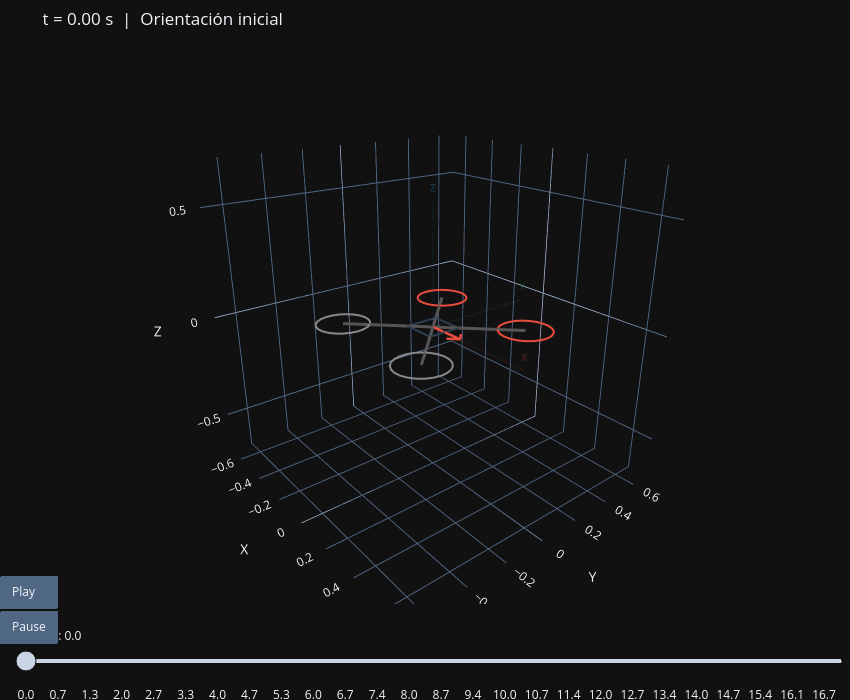

Source (notebook cell):
### Markdown cell above
## 6. Animación Plotly 3D

### Code cell
import plotly.graph_objects as go


def drone_traces_at(q, show_legend=False):
    """Genera las trazas Plotly del dron rotado según q."""
    R = quat_to_rotation_matrix(q)
    traces = []

    for part in DRONE_PARTS:
        pts = (R @ part['points'].T).T
        traces.append(go.Scatter3d(
            x=pts[:, 0], y=pts[:, 1], z=pts[:, 2],
            mode='lines',
            line=dict(color=part['color'], width=part['lw'] * 2),
            showlegend=False
        ))

    # Ejes del world frame (referencia)
    for vec, c, name in [([1,0,0], '#e74c3c', 'X'),
                          ([0,1,0], '#27ae60', 'Y'),
                          ([0,0,1], '#2980b9', 'Z')]:
        v = np.array(vec) * 0.55
        traces.append(go.Scatter3d(
            x=[0, v[0]], y=[0, v[1]], z=[0, v[2]],
            mode='lines+text',
            line=dict(color=c, width=2, dash='dash'),
            text=['', name], textposition='top center',
            textfont=dict(color=c, size=10),
            opacity=0.35,
            showlegend=False
        ))

    return traces


# Submuestrear para la animación
n_frames = 150
step = max(1, len(Q) // n_frames)
idx = np.arange(0, len(Q), step)

# Frame inicial
initial_traces = drone_traces_at(Q[idx[0]])
n_traces = len(initial_traces)

# Construir frames
frames = []
for i in idx:
    roll_i, pitch_i, yaw_i = quat_to_euler(Q[i])
    traces_i = drone_traces_at(Q[i])
    frames.append(go.Frame(
        data=traces_i,
        name=f'{t[i]:.2f}s',
        layout=go.Layout(
            title=f't = {t[i]:.2f} s  |  Roll: {roll_i:.1f}°  Pitch: {pitch_i:.1f}°  Yaw: {yaw_i:.1f}°'
        )
    ))

fig = go.Figure(data=initial_traces, frames=frames)

fig.update_layout(
    title=f't = {t[idx[0]]:.2f} s  |  Orientación inicial',
    scene=dict(
        xaxis=dict(range=[-0.7, 0.7], title='X'),
        yaxis=dict(range=[-0.7, 0.7], title='Y'),
        zaxis=dict(range=[-0.7, 0.7], title='Z'),
        aspectmode='cube',
        camera=dict(eye=dict(x=1.5, y=-1.2, z=0.8))
    ),
    sliders=[dict(
        active=0,
        currentvalue=dict(prefix='Tiempo: '),
        steps=[dict(
            args=[[f'{t[i]:.2f}s'],
                  dict(frame=dict(duration=0, redraw=True), mode='immediate')],
            label=f'{t[i]:.1f}',
            method='animate'
        ) for i in idx]
    )],
    updatemenus=[dict(
        type='buttons', showactive=False, x=0.05, y=0.05,
        buttons=[
            dict(label='Play', method='animate',
                 args=[None, dict(frame=dict(duration=60, redraw=True),
                                  fromcurrent=True)]),
            dict(label='Pause', method='animate',
                 args=[[None], dict(frame=dict(duration=0, redraw=True),
                                    mode='immediate')])
        ]
    )],
    width=850, height=700,
    margin=dict(l=0, r=0, t=50, b=0)
)

fig.show()

### Figure 1 — Plotly figure (JSON) as saved in the notebook; plotly's stock layout.template omitted (floating-point values rounded to 4 significant figures)
{"data": [{"line": {"color": "#555555", "width": 6}, "mode": "lines", "showlegend": false, "x": [0.0, 0.2829], "y": [0.0, 0.2828], "z": [0.0, 0.001928], "type": "scatter3d"}, {"line": {"color": "#555555", "width": 6}, "mode": "lines", "showlegend": false, "x": [0.0, -0.2827], "y": [0.0, 0.2828], "z": [0.0, -0.008677], "type": "scatter3d"}, {"line": {"color": "#555555", "width": 6}, "mode": "lines", "showlegend": false, "x": [0.0, -0.2829], "y": [0.0, -0.2828], "z": [0.0, -0.001928], "type": "scatter3d"}, {"line": {"color": "#555555", "width": 6}, "mode": "lines", "showlegend": false, "x": [0.0, 0.2827], "y": [0.0, -0.2828], "z": [0.0, 0.008677], "type": "scatter3d"}, {"line": {"color": "#e74c3c", "width": 4}, "mode": "lines", "showlegend": false, "x": [0.4028, 0.3984, 0.3854, 0.3648, 0.3381, 0.3073, 0.2747, 0.2427, 0.2137, 0.1898, 0.1728, 0.164, 0.164, 0.1728, 0.1898, 0.2136, 0.2427, 0.2746, 0.3072, 0.338, 0.3647, 0.3854, 0.3984, 0.4028], "y": [0.2828, 0.3152, 0.3452, 0.3705, 0.3894, 0.4003, 0.4025, 0.3959, 0.3809, 0.3585, 0.3306, 0.2992, 0.2665, 0.235, 0.2071, 0.1848, 0.1698, 0.1631, 0.1653, 0.1763, 0.1951, 0.2205, 0.2504, 0.2828], "z": [0.004178, 0.003708, 0.003107, 0.002418, 0.001692, 0.0009843, 0.0003464, -0.0001741, -0.0005388, -0.0007204, -0.0007056, -0.0004955, -0.0001056, 0.0004352, 0.001087, 0.001801, 0.002524, 0.003203, 0.003788, 0.004235, 0.00451, 0.004594, 0.004481, 0.004178], "type": "scatter3d"}, {"line": {"color": "#e74c3c", "width": 4}, "mode": "lines", "showlegend": false, "x": [-0.1628, -0.1672, -0.1802, -0.2008, -0.2275, -0.2583, -0.2909, -0.3229, -0.3519, -0.3758, -0.3928, -0.4016, -0.4016, -0.3928, -0.3758, -0.3519, -0.3229, -0.2909, -0.2583, -0.2276, -0.2009, -0.1802, -0.1672, -0.1628], "y": [0.2828, 0.3152, 0.3452, 0.3705, 0.3894, 0.4003, 0.4025, 0.3959, 0.3809, 0.3585, 0.3306, 0.2992, 0.2665, 0.235, 0.2071, 0.1848, 0.1698, 0.1631, 0.1653, 0.1763, 0.1951, 0.2205, 0.2504, 0.2828], "z": [-0.006428, -0.006897, -0.007499, -0.008188, -0.008914, -0.009621, -0.01026, -0.01078, -0.01114, -0.01133, -0.01131, -0.0111, -0.01071, -0.01017, -0.009519, -0.008805, -0.008082, -0.007403, -0.006818, -0.006371, -0.006095, -0.006011, -0.006125, -0.006428], "type": "scatter3d"}, {"line": {"color": "#888888", "width": 4}, "mode": "lines", "showlegend": false, "x": [-0.1629, -0.1673, -0.1803, -0.2009, -0.2276, -0.2584, -0.291, -0.323, -0.352, -0.3759, -0.3929, -0.4017, -0.4017, -0.3929, -0.3759, -0.3521, -0.3231, -0.2911, -0.2585, -0.2277, -0.201, -0.1804, -0.1673, -0.1629], "y": [-0.2828, -0.2504, -0.2205, -0.1951, -0.1763, -0.1653, -0.1631, -0.1698, -0.1848, -0.2071, -0.235, -0.2665, -0.2992, -0.3306, -0.3585, -0.3809, -0.3959, -0.4025, -0.4003, -0.3894, -0.3705, -0.3452, -0.3152, -0.2828], "z": [0.0003215, -0.0001482, -0.0007499, -0.001439, -0.002164, -0.002872, -0.00351, -0.004031, -0.004395, -0.004577, -0.004562, -0.004352, -0.003962, -0.003421, -0.00277, -0.002056, -0.001333, -0.0006535, -6.883e-05, 0.0003779, 0.0006536, 0.0007379, 0.0006243, 0.0003215], "type": "scatter3d"}, {"line": {"color": "#888888", "width": 4}, "mode": "lines", "showlegend": false, "x": [0.4027, 0.3983, 0.3853, 0.3646, 0.338, 0.3072, 0.2746, 0.2426, 0.2136, 0.1897, 0.1727, 0.1639, 0.1639, 0.1727, 0.1896, 0.2135, 0.2425, 0.2745, 0.3071, 0.3379, 0.3646, 0.3852, 0.3983, 0.4027], "y": [-0.2828, -0.2504, -0.2205, -0.1951, -0.1763, -0.1653, -0.1631, -0.1698, -0.1848, -0.2071, -0.235, -0.2665, -0.2992, -0.3306, -0.3585, -0.3809, -0.3959, -0.4025, -0.4003, -0.3894, -0.3705, -0.3452, -0.3152, -0.2828], "z": [0.01093, 0.01046, 0.009856, 0.009167, 0.008441, 0.007733, 0.007096, 0.006575, 0.00621, 0.006029, 0.006043, 0.006254, 0.006644, 0.007184, 0.007836, 0.00855, 0.009273, 0.009952, 0.01054, 0.01098, 0.01126, 0.01134, 0.01123, 0.01093], "type": "scatter3d"}, {"line": {"color": "#e74c3c", "width": 5.0}, "mode": "lines", "showlegend": false, "x": [0.0, 0.18, 0.14, 0.18, 0.14], "y": [0.0, -2.439e-21, 0.04, -2.439e-21, -0.04], "z": [0.0, 0.003375, 0.002148, 0.003375, 0.003102], "type": "scatter3d"}, {"line": {"color": "#2c3e50", "width": 4}, "mode": "lines", "showlegend": false, "x": [-0.08, 0.07997, 0.08, -0.07997, -0.08], "y": [-0.07999, -0.07999, 0.07999, 0.07999, -0.07999], "z": [-0.0005454, 0.002454, 0.0005454, -0.002454, -0.0005454], "type": "scatter3d"}, {"line": {"color": "#e74c3c", "dash": "dash", "width": 2}, "mode": "lines+text", "opacity": 0.35, "showlegend": false, "text": ["", "X"], "textfont": {"color": "#e74c3c", "size": 10}, "textposition": "top center", "x": [0, 0.55], "y": [0, 0.0], "z": [0, 0.0], "type": "scatter3d"}, {"line": {"color": "#27ae60", "dash": "dash", "width": 2}, "mode": "lines+text", "opacity": 0.35, "showlegend": false, "text": ["", "Y"], "textfont": {"color": "#27ae60", "size": 10}, "textposition": "top center", "x": [0, 0.0], "y": [0, 0.55], "z": [0, 0.0], "type": "scatter3d"}, {"line": {"color": "#2980b9", "dash": "dash", "width": 2}, "mode": "lines+text", "opacity": 0.35, "showlegend": false, "text": ["", "Z"], "textfont": {"color": "#2980b9", "size": 10}, "textposition": "top center", "x": [0, 0.0], "y": [0, 0.0], "z": [0, 0.55], "type": "scatter3d"}], "layout": {"scene": {"xaxis": {"range": [-0.7, 0.7], "title": {"text": "X"}}, "yaxis": {"range": [-0.7, 0.7], "title": {"text": "Y"}}, "zaxis": {"range": [-0.7, 0.7], "title": {"text": "Z"}}, "camera": {"eye": {"x": 1.5, "y": -1.2, "z": 0.8}}, "aspectmode": "cube"}, "margin": {"l": 0, "r": 0, "t": 50, "b": 0}, "title": {"text": "t = 0.00 s  |  Orientación inicial"}, "sliders": [{"active": 0, "currentvalue": {"prefix": "Tiempo: "}, "steps": [{"args": [["0.00s"], {"frame": {"duration": 0, "redraw": true}, "mode": "immediate"}], "label": "0.0", "method": "animate"}, {"args": [["0.11s"], {"frame": {"duration": 0, "redraw": true}, "mode": "immediate"}], "label": "0.1", "method": "animate"}, {"args": [["0.21s"], {"frame": {"duration": 0, "redraw": true}, "mode": "immediate"}], "label": "0.2", "method": "animate"}, {"args": [["0.33s"], {"frame": {"duration": 0, "redraw": true}, "mode": "immediate"}], "label": "0.3", "method": "animate"}, {"args": [["0.43s"], {"frame": {"duration": 0, "redraw": true}, "mode": "immediate"}], "label": "0.4", "method": "animate"}, {"args": [["0.55s"], {"frame": {"duration": 0, "redraw": true}, "mode": "immediate"}], "label": "0.5", "method": "animate"}, {"args": [["0.67s"], {"frame": {"duration": 0, "redraw": true}, "mode": "immediate"}], "label": "0.7", "method": "animate"}, {"args": [["0.78s"], {"frame": {"duration": 0, "redraw": true}, "mode": "immediate"}], "label": "0.8", "method": "animate"}, {"args": [["0.89s"], {"frame": {"duration": 0, "redraw": true}, "mode": "immediate"}], "label": "0.9", "method": "animate"}, {"args": [["1.00s"], {"frame": {"duration": 0, "redraw": true}, "mode": "immediate"}], "label": "1.0", "method": "animate"}, {"args": [["1.11s"], {"frame": {"duration": 0, "redraw": true}, "mode": "immediate"}], "label": "1.1", "method": "animate"}, {"args": [["1.22s"], {"frame": {"duration": 0, "redraw": true}, "mode": "immediate"}], "label": "1.2", "method": "animate"}, {"args": [["1.33s"], {"frame": {"duration": 0, "redraw": true}, "mode": "immediate"}], "label": "1.3", "method": "animate"}, {"args": [["1.45s"], {"frame": {"duration": 0, "redraw": true}, "mode": "immediate"}], "label": "1.4", "method": "animate"}, {"args": [["1.56s"], {"frame": {"duration": 0, "redraw": true}, "mode": "immediate"}], "label": "1.6", "method": "animate"}, {"args": [["1.67s"], {"frame": {"duration": 0, "redraw": true}, "mode": "immediate"}], "label": "1.7", "method": "animate"}, {"args": [["1.77s"], {"frame": {"duration": 0, "redraw": true}, "mode": "immediate"}], "label": "1.8", "method": "animate"}, {"args": [["1.89s"], {"frame": {"duration": 0, "redraw": true}, "mode": "immediate"}], "label": "1.9", "method": "animate"}, {"args": [["2.01s"], {"frame": {"duration": 0, "redraw": true}, "mode": "immediate"}], "label": "2.0", "method": "animate"}, {"args": [["2.12s"], {"frame": {"duration": 0, "redraw": true}, "mode": "immediate"}], "label": "2.1", "method": "animate"}, {"args": [["2.23s"], {"frame": {"duration": 0, "redraw": true}, "mode": "immediate"}], "label": "2.2", "method": "animate"}, {"args": [["2.34s"], {"frame": {"duration": 0, "redraw": true}, "mode": "immediate"}], "label": "2.3", "method": "animate"}, {"args": [["2.45s"], {"frame": {"duration": 0, "redraw": true}, "mode": "immediate"}], "label": "2.4", "method": "animate"}, {"args": [["2.56s"], {"frame": {"duration": 0, "redraw": true}, "mode": "immediate"}], "label": "2.6", "method": "animate"}, {"args": [["2.67s"], {"frame": {"duration": 0, "redraw": true}, "mode": "immediate"}], "label": "2.7", "method": "animate"}, {"args": [["2.79s"], {"frame": {"duration": 0, "redraw": true}, "mode": "immediate"}], "label": "2.8", "method": "animate"}, {"args": [["2.90s"], {"frame": {"duration": 0, "redraw": true}, "mode": "immediate"}], "label": "2.9", "method": "animate"}, {"args": [["3.00s"], {"frame": {"duration": 0, "redraw": true}, "mode": "immediate"}], "label": "3.0", "method": "animate"}, {"args": [["3.12s"], {"frame": {"duration": 0, "redraw": true}, "mode": "immediate"}], "label": "3.1", "method": "animate"}, {"args": [["3.23s"], {"frame": {"duration": 0, "redraw": true}, "mode": "immediate"}], "label": "3.2", "method": "animate"}, {"args": [["3.34s"], {"frame": {"duration": 0, "redraw": true}, "mode": "immediate"}], "label": "3.3", "method": "animate"}, {"args": [["3.46s"], {"frame": {"duration": 0, "redraw": true}, "mode": "immediate"}], "label": "3.5", "method": "animate"}, {"args": [["3.56s"], {"frame": {"duration": 0, "redraw": true}, "mode": "immediate"}], "label": "3.6", "method": "animate"}, {"args": [["3.68s"], {"frame": {"duration": 0, "redraw": true}, "mode": "immediate"}], "label": "3.7", "method": "animate"}, {"args": [["3.79s"], {"frame": {"duration": 0, "redraw": true}, "mode": "immediate"}], "label": "3.8", "method": "animate"}, {"args": [["3.90s"], {"frame": {"duration": 0, "redraw": true}, "mode": "immediate"}], "label": "3.9", "method": "animate"}, {"args": [["4.00s"], {"frame": {"duration": 0, "redraw": true}, "mode": "immediate"}], "label": "4.0", "method": "animate"}, {"args": [["4.13s"], {"frame": {"duration": 0, "redraw": true}, "mode": "immediate"}], "label": "4.1", "method": "animate"}, {"args": [["4.24s"], {"frame": {"duration": 0, "redraw": true}, "mode": "immediate"}], "label": "4.2", "method": "animate"}, {"args": [["4.34s"], {"frame": {"duration": 0, "redraw": true}, "mode": "immediate"}], "label": "4.3", "method": "animate"}, {"args": [["4.46s"], {"frame": {"duration": 0, "redraw": true}, "mode": "immediate"}], "label": "4.5", "method": "animate"}, {"args": [["4.57s"], {"frame": {"duration": 0, "redraw": true}, "mode": "immediate"}], "label": "4.6", "method": "animate"}, {"args": [["4.68s"], {"frame": {"duration": 0, "redraw": true}, "mode": "immediate"}], "label": "4.7", "method": "animate"}, {"args": [["4.80s"], {"frame": {"duration": 0, "redraw": true}, "mode": "immediate"}], "label": "4.8", "method": "animate"}, {"args": [["4.91s"], {"frame": {"duration": 0, "redraw": true}, "mode": "immediate"}], "label": "4.9", "method": "animate"}, {"args": [["5.02s"], {"frame": {"duration": 0, "redraw": true}, "mode": "immediate"}], "label": "5.0", "method": "animate"}, {"args": [["5.12s"], {"frame": {"duration": 0, "redraw": true}, "mode": "immediate"}], "label": "5.1", "method": "animate"}, {"args": [["5.24s"], {"frame": {"duration": 0, "redraw": true}, "mode": "immediate"}], "label": "5.2", "method": "animate"}, {"args": [["5.34s"], {"frame": {"duration": 0, "redraw": true}, "mode": "immediate"}], "label": "5.3", "method": "animate"}, {"args": [["5.46s"], {"frame": {"duration": 0, "redraw": true}, "mode": "immediate"}], "label": "5.5", "method": "animate"}, {"args": [["5.58s"], {"frame": {"duration": 0, "redraw": true}, "mode": "immediate"}], "label": "5.6", "method": "animate"}, {"args": [["5.68s"], {"frame": {"duration": 0, "redraw": true}, "mode": "immediate"}], "label": "5.7", "method": "animate"}, {"args": [["5.79s"], {"frame": {"duration": 0, "redraw": true}, "mode": "immediate"}], "label": "5.8", "method": "animate"}, {"args": [["5.91s"], {"frame": {"duration": 0, "redraw": true}, "mode": "immediate"}], "label": "5.9", "method": "animate"}, {"args": [["6.02s"], {"frame": {"duration": 0, "redraw": true}, "mode": "immediate"}], "label": "6.0", "method": "animate"}, {"args": [["6.12s"], {"frame": {"duration": 0, "redraw": true}, "mode": "immediate"}], "label": "6.1", "method": "animate"}, {"args": [["6.25s"], {"frame": {"duration": 0, "redraw": true}, "mode": "immediate"}], "label": "6.2", "method": "animate"}, {"args": [["6.36s"], {"frame": {"duration": 0, "redraw": true}, "mode": "immediate"}], "label": "6.4", "method": "animate"}, {"args": [["6.47s"], {"frame": {"duration": 0, "redraw": true}, "mode": "immediate"}], "label": "6.5", "method": "animate"}, {"args": [["6.58s"], {"frame": {"duration": 0, "redraw": true}, "mode": "immediate"}], "label": "6.6", "method": "animate"}, {"args": [["6.68s"], {"frame": {"duration": 0, "redraw": true}, "mode": "immediate"}], "label": "6.7", "method": "animate"}, {"args": [["6.79s"], {"frame": {"duration": 0, "redraw": true}, "mode": "immediate"}], "label": "6.8", "method": "animate"}, {"args": [["6.92s"], {"frame": {"duration": 0, "redraw": true}, "mode": "immediate"}], "label": "6.9", "method": "animate"}, {"args": [["7.03s"], {"frame": {"duration": 0, "redraw": true}, "mode": "immediate"}], "label": "7.0", "method": "animate"}, {"args": [["7.13s"], {"frame": {"duration": 0, "redraw": true}, "mode": "immediate"}], "label": "7.1", "method": "animate"}, {"args": [["7.25s"], {"frame": {"duration": 0, "redraw": true}, "mode": "immediate"}], "label": "7.2", "method": "animate"}, {"args": [["7.36s"], {"frame": {"duration": 0, "redraw": true}, "mode": "immediate"}], "label": "7.4", "method": "animate"}, {"args": [["7.46s"], {"frame": {"duration": 0, "redraw": true}, "mode": "immediate"}], "label": "7.5", "method": "animate"}, {"args": [["7.58s"], {"frame": {"duration": 0, "redraw": true}, "mode": "immediate"}], "label": "7.6", "method": "animate"}, {"args": [["7.68s"], {"frame": {"duration": 0, "redraw": true}, "mode": "immediate"}], "label": "7.7", "method": "animate"}, {"args": [["7.80s"], {"frame": {"duration": 0, "redraw": true}, "mode": "immediate"}], "label": "7.8", "method": "animate"}, {"args": [["7.92s"], {"frame": {"duration": 0, "redraw": true}, "mode": "immediate"}], "label": "7.9", "method": "animate"}, {"args": [["8.03s"], {"frame": {"duration": 0, "redraw": true}, "mode": "immediate"}], "label": "8.0", "method": "animate"}, {"args": [["8.13s"], {"frame": {"duration": 0, "redraw": true}, "mode": "immediate"}], "label": "8.1", "method": "animate"}, {"args": [["8.25s"], {"frame": {"duration": 0, "redraw": true}, "mode": "immediate"}], "label": "8.2", "method": "animate"}, {"args": [["8.36s"], {"frame": {"duration": 0, "redraw": true}, "mode": "immediate"}], "label": "8.4", "method": "animate"}, {"args": [["8.46s"], {"frame": {"duration": 0, "redraw": true}, "mode": "immediate"}], "label": "8.5", "method": "animate"}, {"args": [["8.59s"], {"frame": {"duration": 0, "redraw": true}, "mode": "immediate"}], "label": "8.6", "method": "animate"}, {"args": [["8.70s"], {"frame": {"duration": 0, "redraw": true}, "mode": "immediate"}], "label": "8.7", "method": "animate"}, {"args": [["8.81s"], {"frame": {"duration": 0, "redraw": true}, "mode": "immediate"}], "label": "8.8", "method": "animate"}, {"args": [["8.91s"], {"frame": {"duration": 0, "redraw": true}, "mode": "immediate"}], "label": "8.9", "method": "animate"}, {"args": [["9.03s"], {"frame": {"duration": 0, "redraw": true}, "mode": "immediate"}], "label": "9.0", "method": "animate"}, {"args": [["9.14s"], {"frame": {"duration": 0, "redraw": true}, "mode": "immediate"}], "label": "9.1", "method": "animate"}, {"args": [["9.26s"], {"frame": {"duration": 0, "redraw": true}, "mode": "immediate"}], "label": "9.3", "method": "animate"}, {"args": [["9.37s"], {"frame": {"duration": 0, "redraw": true}, "mode": "immediate"}], "label": "9.4", "method": "animate"}, {"args": [["9.47s"], {"frame": {"duration": 0, "redraw": true}, "mode": "immediate"}], "label": "9.5", "method": "animate"}, {"args": [["9.59s"], {"frame": {"duration": 0, "redraw": true}, "mode": "immediate"}], "label": "9.6", "method": "animate"}, {"args": [["9.70s"], {"frame": {"duration": 0, "redraw": true}, "mode": "immediate"}], "label": "9.7", "method": "animate"}, {"args": [["9.80s"], {"frame": {"duration": 0, "redraw": true}, "mode": "immediate"}], "label": "9.8", "method": "animate"}, {"args": [["9.93s"], {"frame": {"duration": 0, "redraw": true}, "mode": "immediate"}], "label": "9.9", "method": "animate"}, {"args": [["10.04s"], {"frame": {"duration": 0, "redraw": true}, "mode": "immediate"}], "label": "10.0", "method": "animate"}, {"args": [["10.15s"], {"frame": {"duration": 0, "redraw": true}, "mode": "immediate"}], "label": "10.1", "method": "animate"}, {"args": [["10.26s"], {"frame": {"duration": 0, "redraw": true}, "mode": "immediate"}], "label": "10.3", "method": "animate"}, {"args": [["10.37s"], {"frame": {"duration": 0, "redraw": true}, "mode": "immediate"}], "label": "10.4", "method": "animate"}, {"args": [["10.48s"], {"frame": {"duration": 0, "redraw": true}, "mode": "immediate"}], "label": "10.5", "method": "animate"}, {"args": [["10.59s"], {"frame": {"duration": 0, "redraw": true}, "mode": "immediate"}], "label": "10.6", "method": "animate"}, {"args": [["10.71s"], {"frame": {"duration": 0, "redraw": true}, "mode": "immediate"}], "label": "10.7", "method": "animate"}, {"args": [["10.81s"], {"frame": {"duration": 0, "redraw": true}, "mode": "immediate"}], "label": "10.8", "method": "animate"}, {"args": [["10.93s"], {"frame": {"duration": 0, "redraw": true}, "mode": "immediate"}], "label": "10.9", "method": "animate"}, {"args": [["11.04s"], {"frame": {"duration": 0, "redraw": true}, "mode": "immediate"}], "label": "11.0", "method": "animate"}, {"args": [["11.14s"], {"frame": {"duration": 0, "redraw": true}, "mode": "immediate"}], "label": "11.1", "method": "animate"}, {"args": [["11.26s"], {"frame": {"duration": 0, "redraw": true}, "mode": "immediate"}], "label": "11.3", "method": "animate"}, {"args": [["11.38s"], {"frame": {"duration": 0, "redraw": true}, "mode": "immediate"}], "label": "11.4", "method": "animate"}, {"args": [["11.48s"], {"frame": {"duration": 0, "redraw": true}, "mode": "immediate"}], "label": "11.5", "method": "animate"}, {"args": [["11.60s"], {"frame": {"duration": 0, "redraw": true}, "mode": "immediate"}], "label": "11.6", "method": "animate"}, {"args": [["11.71s"], {"frame": {"duration": 0, "redraw": true}, "mode": "immediate"}], "label": "11.7", "method": "animate"}, {"args": [["11.82s"], {"frame": {"duration": 0, "redraw": true}, "mode": "immediate"}], "label": "11.8", "method": "animate"}, {"args": [["11.93s"], {"frame": {"duration": 0, "redraw": true}, "mode": "immediate"}], "label": "11.9", "method": "animate"}, {"args": [["12.04s"], {"frame": {"duration": 0, "redraw": true}, "mode": "immediate"}], "label": "12.0", "method": "animate"}, {"args": [["12.15s"], {"frame": {"duration": 0, "redraw": true}, "mode": "immediate"}], "label": "12.2", "method": "animate"}, {"args": [["12.27s"], {"frame": {"duration": 0, "redraw": true}, "mode": "immediate"}], "label": "12.3", "method": "animate"}, {"args": [["12.38s"], {"frame": {"duration": 0, "redraw": true}, "mode": "immediate"}], "label": "12.4", "method": "animate"}, {"args": [["12.48s"], {"frame": {"duration": 0, "redraw": true}, "mode": "immediate"}], "label": "12.5", "method": "animate"}, {"args": [["12.60s"], {"frame": {"duration": 0, "redraw": true}, "mode": "immediate"}], "label": "12.6", "method": "animate"}, {"args": [["12.72s"], {"frame": {"duration": 0, "redraw": true}, "mode": "immediate"}], "label": "12.7", "method": "animate"}, {"args": [["12.82s"], {"frame": {"duration": 0, "redraw": true}, "mode": "immediate"}], "label": "12.8", "method": "animate"}, {"args": [["12.94s"], {"frame": {"duration": 0, "redraw": true}, "mode": "immediate"}], "label": "12.9", "method": "animate"}, {"args": [["13.04s"], {"frame": {"duration": 0, "redraw": true}, "mode": "immediate"}], "label": "13.0", "method": "animate"}, {"args": [["13.16s"], {"frame": {"duration": 0, "redraw": true}, "mode": "immediate"}], "label": "13.2", "method": "animate"}, {"args": [["13.27s"], {"frame": {"duration": 0, "redraw": true}, "mode": "immediate"}], "label": "13.3", "method": "animate"}, {"args": [["13.38s"], {"frame": {"duration": 0, "redraw": true}, "mode": "immediate"}], "label": "13.4", "method": "animate"}, {"args": [["13.50s"], {"frame": {"duration": 0, "redraw": true}, "mode": "immediate"}], "label": "13.5", "method": "animate"}, {"args": [["13.61s"], {"frame": {"duration": 0, "redraw": true}, "mode": "immediate"}], "label": "13.6", "method": "animate"}, {"args": [["13.71s"], {"frame": {"duration": 0, "redraw": true}, "mode": "immediate"}], "label": "13.7", "method": "animate"}, {"args": [["13.82s"], {"frame": {"duration": 0, "redraw": true}, "mode": "immediate"}], "label": "13.8", "method": "animate"}, {"args": [["13.94s"], {"frame": {"duration": 0, "redraw": true}, "mode": "immediate"}], "label": "13.9", "method": "animate"}, {"args": [["14.04s"], {"frame": {"duration": 0, "redraw": true}, "mode": "immediate"}], "label": "14.0", "method": "animate"}, {"args": [["14.16s"], {"frame": {"duration": 0, "redraw": true}, "mode": "immediate"}], "label": "14.2", "method": "animate"}, {"args": [["14.28s"], {"frame": {"duration": 0, "redraw": true}, "mode": "immediate"}], "label": "14.3", "method": "animate"}, {"args": [["14.38s"], {"frame": {"duration": 0, "redraw": true}, "mode": "immediate"}], "label": "14.4", "method": "animate"}, {"args": [["14.50s"], {"frame": {"duration": 0, "redraw": true}, "mode": "immediate"}], "label": "14.5", "method": "animate"}, {"args": [["14.61s"], {"frame": {"duration": 0, "redraw": true}, "mode": "immediate"}], "label": "14.6", "method": "animate"}, {"args": [["14.72s"], {"frame": {"duration": 0, "redraw": true}, "mode": "immediate"}], "label": "14.7", "method": "animate"}, {"args": [["14.84s"], {"frame": {"duration": 0, "redraw": true}, "mode": "immediate"}], "label": "14.8", "method": "animate"}, {"args": [["14.95s"], {"frame": {"duration": 0, "redraw": true}, "mode": "immediate"}], "label": "14.9", "method": "animate"}, {"args": [["15.06s"], {"frame": {"duration": 0, "redraw": true}, "mode": "immediate"}], "label": "15.1", "method": "animate"}, {"args": [["15.16s"], {"frame": {"duration": 0, "redraw": true}, "mode": "immediate"}], "label": "15.2", "method": "animate"}, {"args": [["15.28s"], {"frame": {"duration": 0, "redraw": true}, "mode": "immediate"}], "label": "15.3", "method": "animate"}, {"args": [["15.39s"], {"frame": {"duration": 0, "redraw": true}, "mode": "immediate"}], "label": "15.4", "method": "animate"}, {"args": [["15.51s"], {"frame": {"duration": 0, "redraw": true}, "mode": "immediate"}], "label": "15.5", "method": "animate"}, {"args": [["15.62s"], {"frame": {"duration": 0, "redraw": true}, "mode": "immediate"}], "label": "15.6", "method": "animate"}, {"args": [["15.72s"], {"frame": {"duration": 0, "redraw": true}, "mode": "immediate"}], "label": "15.7", "method": "animate"}, {"args": [["15.84s"], {"frame": {"duration": 0, "redraw": true}, "mode": "immediate"}], "label": "15.8", "method": "animate"}, {"args": [["15.95s"], {"frame": {"duration": 0, "redraw": true}, "mode": "immediate"}], "label": "15.9", "method": "animate"}, {"args": [["16.05s"], {"frame": {"duration": 0, "redraw": true}, "mode": "immediate"}], "label": "16.1", "method": "animate"}, {"args": [["16.18s"], {"frame": {"duration": 0, "redraw": true}, "mode": "immediate"}], "label": "16.2", "method": "animate"}, {"args": [["16.29s"], {"frame": {"duration": 0, "redraw": true}, "mode": "immediate"}], "label": "16.3", "method": "animate"}, {"args": [["16.40s"], {"frame": {"duration": 0, "redraw": true}, "mode": "immediate"}], "label": "16.4", "method": "animate"}, {"args": [["16.50s"], {"frame": {"duration": 0, "redraw": true}, "mode": "immediate"}], "label": "16.5", "method": "animate"}, {"args": [["16.61s"], {"frame": {"duration": 0, "redraw": true}, "mode": "immediate"}], "label": "16.6", "method": "animate"}, {"args": [["16.73s"], {"frame": {"duration": 0, "redraw": true}, "mode": "immediate"}], "label": "16.7", "method": "animate"}, {"args": [["16.84s"], {"frame": {"duration": 0, "redraw": true}, "mode": "immediate"}], "label": "16.8", "method": "animate"}, {"args": [["16.95s"], {"frame": {"duration": 0, "redraw": true}, "mode": "immediate"}], "label": "17.0", "method": "animate"}, {"args": [["17.07s"], {"frame": {"duration": 0, "redraw": true}, "mode": "immediate"}], "label": "17.1", "method": "animate"}]}], "updatemenus": [{"buttons": [{"args": [null, {"frame": {"duration": 60, "redraw": true}, "fromcurrent": true}], "label": "Play", "method": "animate"}, {"args": [[null], {"frame": {"duration": 0, "redraw": true}, "mode": "immediate"}], "label": "Pause", "method": "animate"}], "showactive": false, "type": "buttons", "x": 0.05, "y": 0.05}], "width": 850, "height": 700}}
